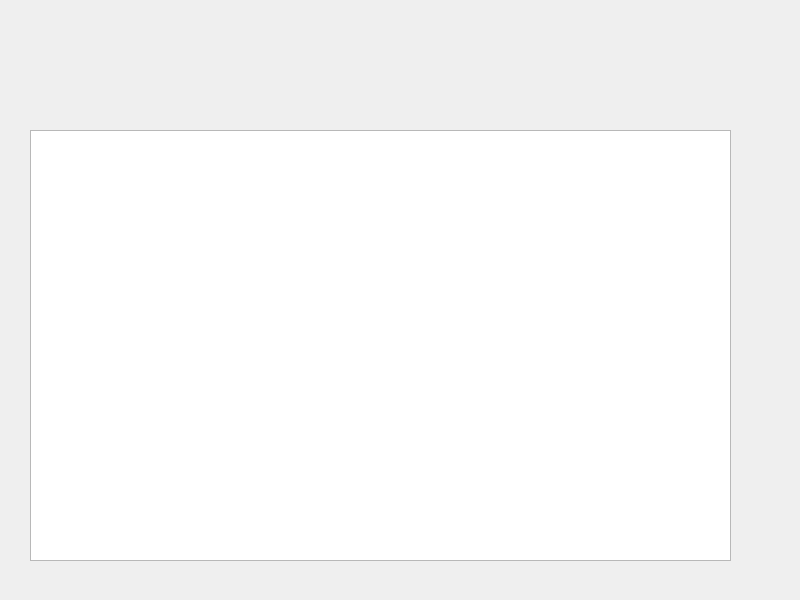
<?xml version="1.0" encoding="UTF-8"?>
<ui version="4.0">
 <class>Widget</class>
 <widget class="QWidget" name="Widget">
  <property name="geometry">
   <rect>
    <x>0</x>
    <y>0</y>
    <width>800</width>
    <height>600</height>
   </rect>
  </property>
  <property name="windowTitle">
   <string>Widget</string>
  </property>
  <widget class="QGraphicsView" name="graphicsView">
   <property name="geometry">
    <rect>
     <x>30</x>
     <y>130</y>
     <width>701</width>
     <height>431</height>
    </rect>
   </property>
  </widget>
 </widget>
 <resources/>
 <connections/>
</ui>
